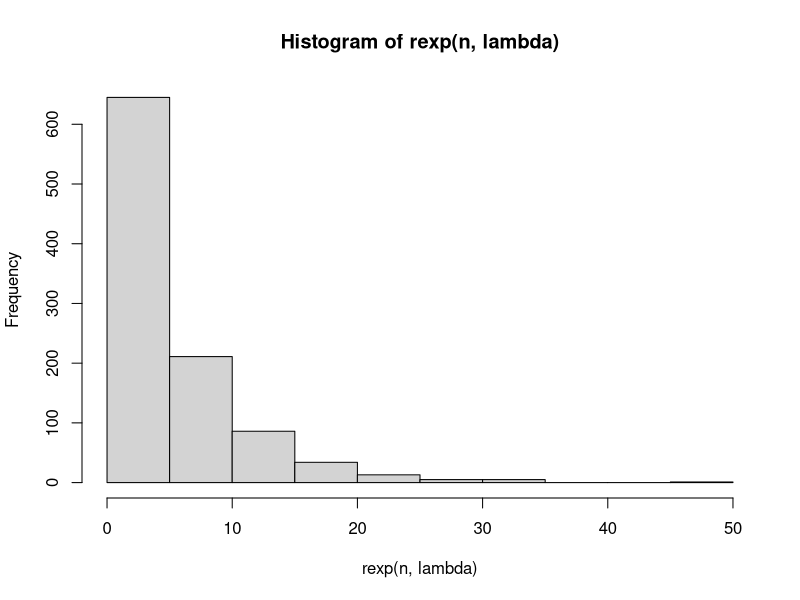
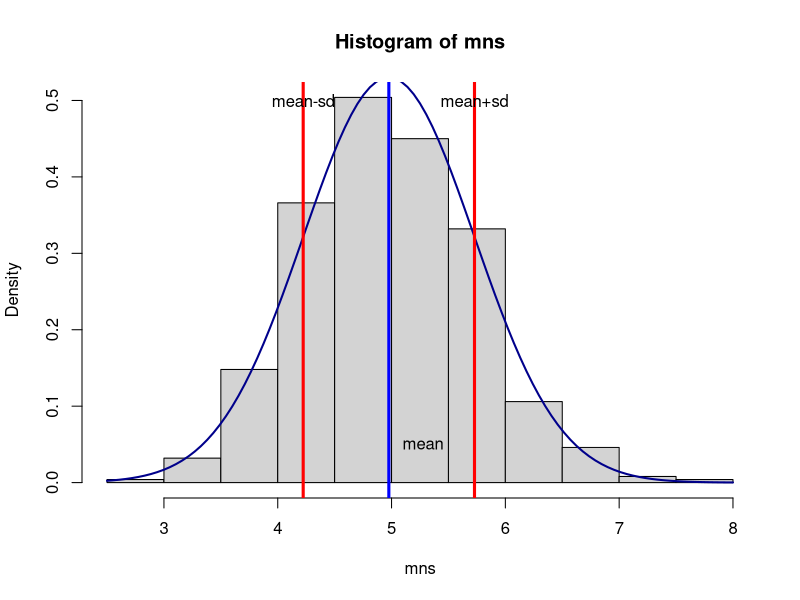
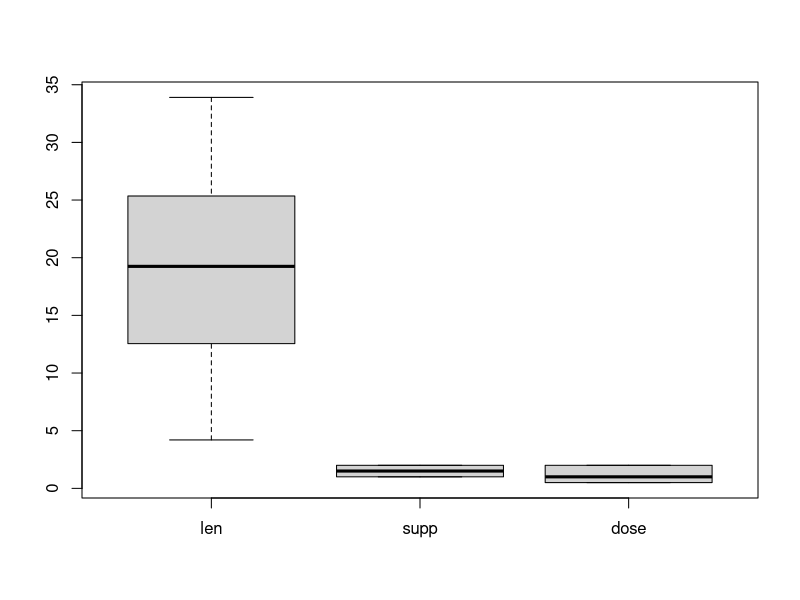
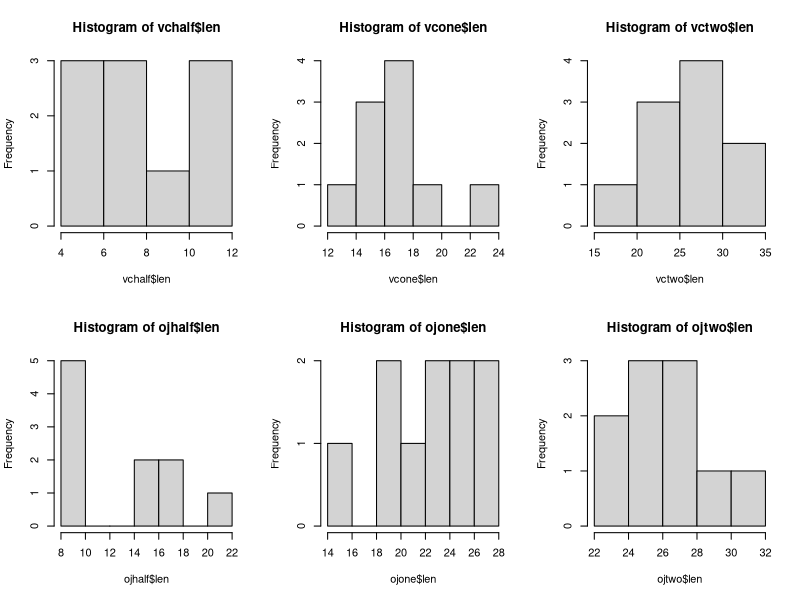
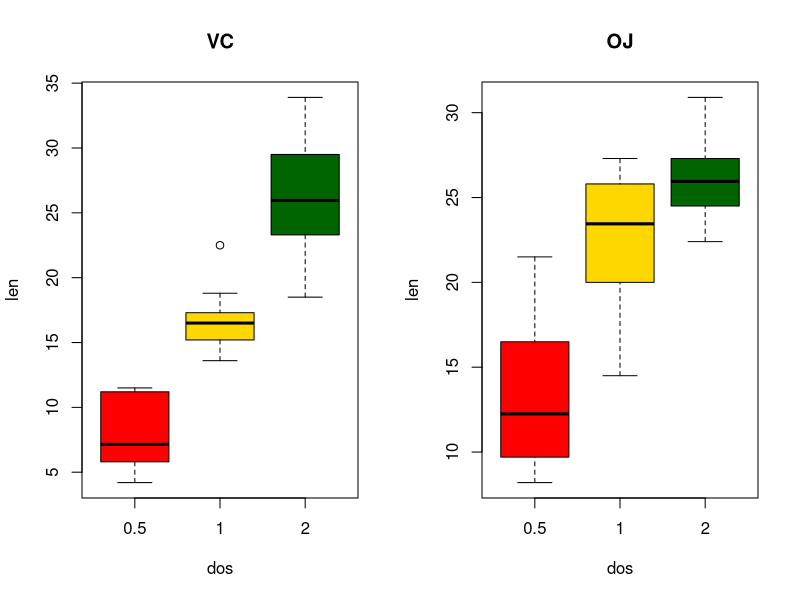

These charts were generated, in order, by the following R code:
## ---- chunk 1
knitr::opts_chunk$set(echo = TRUE)
## ---- chunk 2
    lambda = 0.2
    n = 1000
    hist(rexp(n,lambda))
## ---- chunk 3
    mns <- NULL
    for (i in 1:1000){
      mns <- c(mns,mean(rexp(40,lambda)))
    }
    mn <- mean(mns)
    sd <- sd(mns)
    
    hist(mns,freq = FALSE)
    curve(dnorm(x,mean=mn,sd=sd),col="darkblue", lwd=2, add=TRUE)
    abline(v = mn, col="blue", lwd=3)
    text(mn+0.3,0.05,"mean")
    abline(v = mn-sd, col="red", lwd=3)
    text(mn-sd,0.5,"mean-sd")
    abline(v = mn+sd, col="red", lwd=3)
    text(mn+sd,0.5,"mean+sd")
## ---- chunk 4
    #library(ggplot2)
    #mns_data <- as.data.frame(mns)
    #p<-ggplot(data=mns_data, aes(x=mns)) + 
    #geom_histogram(color="black", fill="red",binwidth = 0.5)
    #p + geom_vline(size=3,color="blue",xintercept = mean(mns))
## ---- chunk 5
   mean(mns)
## ---- chunk 6
  var(mns)
  sd(mns)
## ---- chunk 7
  summary(ToothGrowth)
  boxplot(ToothGrowth)
## ---- chunk 8
  
  vc <- ToothGrowth[ToothGrowth$supp =='VC',]
  vchalf <- vc[vc$dose==0.5,]
  vcone <- vc[vc$dose==1.0,]
  vctwo <- vc[vc$dose==2.0,]
  par(mfrow=c(2,3))
  hist(vchalf$len)
  hist(vcone$len)
  sd(vcone$len)
  hist(vctwo$len)
  oj <- ToothGrowth[ToothGrowth$supp =='OJ',]
  ojhalf <- oj[oj$dose==0.5,]
  ojone <- oj[oj$dose==1.0,]
  ojtwo <- oj[oj$dose==2.0,]
  hist(ojhalf$len)
  hist(ojone$len)
  hist(ojtwo$len)
  
  mean(vchalf$len)
  sd(vchalf$len)
  mean(vcone$len)
  sd(vcone$len)
  mean(vctwo$len)
  sd(vctwo$len)
  mean(ojhalf$len)
  sd(ojhalf$len)
  mean(ojone$len)
  sd(ojone$len)
  mean(ojtwo$len)
  sd(ojtwo$len)
## ---- chunk 9
  par(mfrow=c(1,2))
  vc <- ToothGrowth[ToothGrowth$supp =='VC',]
  boxplot(vc$len~vc$dos,col=(c("red","gold","darkgreen")),xlab = 'dos',ylab='len',main="VC")
  oj <- ToothGrowth[ToothGrowth$supp =='OJ',]
  boxplot(oj$len~oj$dos,col=(c("red","gold","darkgreen")),xlab='dos',ylab='len',main='OJ')
 
  
## ---- chunk 10
  vchalf <- vc[vc$dose==0.5,]
  ojhalf <- oj[oj$dose==0.5,]
  t.test(vchalf$len,ojhalf$len,var.equal=TRUE)
## ---- chunk 11
  vcone <- vc[vc$dose==1.0,]
  ojone <- oj[oj$dose==1.0,]
  t.test(vcone$len,ojone$len,var.equal=TRUE)
## ---- chunk 12
  vctwo <- vc[vc$dose==2.0,]
  ojtwo <- oj[oj$dose==2.0,]
  t.test(vctwo$len,ojtwo$len,var.equal=TRUE)
## ---- chunk 13
  vchalf <- vc[vc$dose==0.5,]
  vcone <- vc[vc$dose==1.0,]
  vctwo <- vc[vc$dose==2.0,]
  t.test(vchalf$len,vcone$len,var.equal=TRUE)
  t.test(vchalf$len,vctwo$len,var.equal=TRUE)
  t.test(vctwo$len,vcone$len,var.equal=TRUE)
## ---- chunk 14
  ojhalf <- oj[oj$dose==0.5,]
  ojone <- oj[oj$dose==1.0,]
  ojtwo <- oj[oj$dose==2.0,]
  t.test(ojhalf$len,ojone$len,var.equal=TRUE)
  t.test(ojhalf$len,ojtwo$len,var.equal=TRUE)
  t.test(ojtwo$len,ojone$len,var.equal=TRUE)
